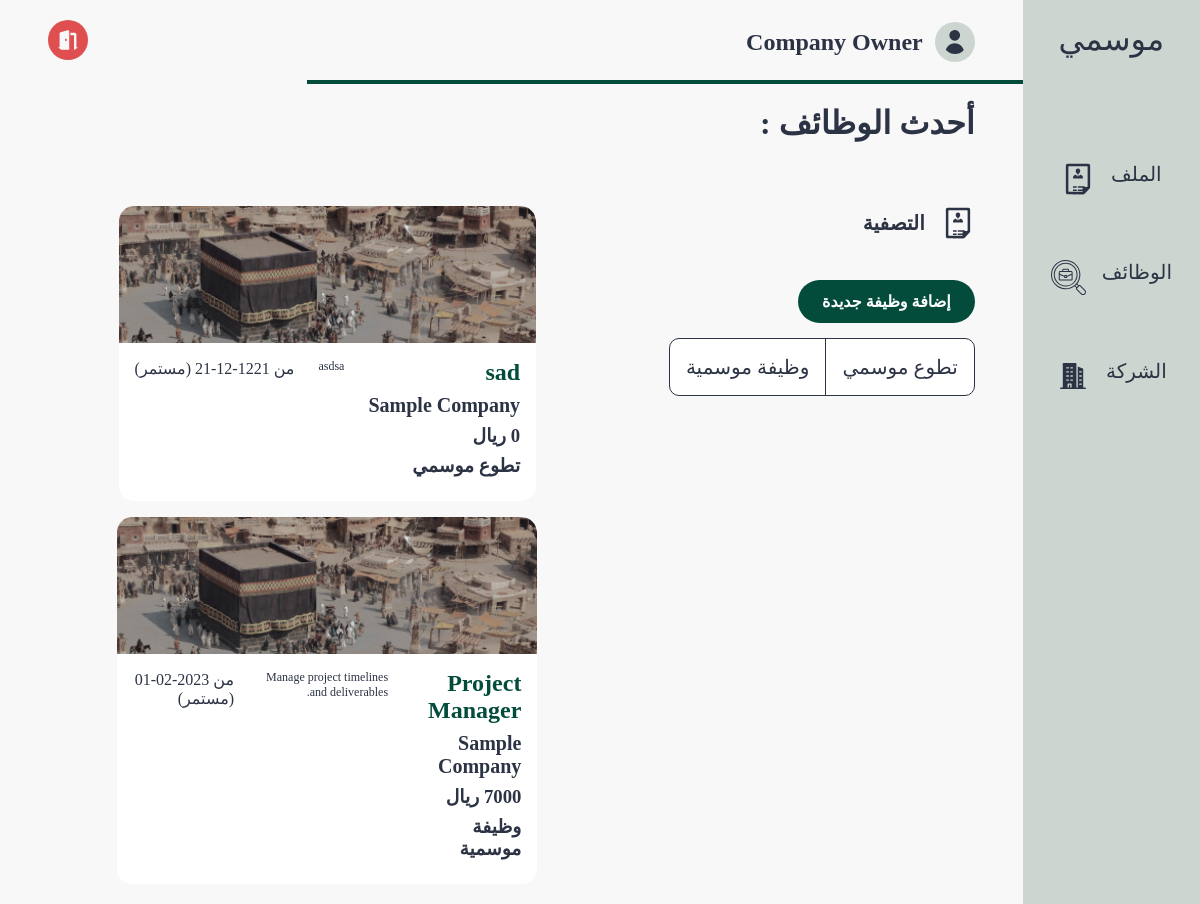
/pages/job_listing.php (signed in), run on the app's committed database.
### tables this page shows
CREATE TABLE users (
    id INTEGER PRIMARY KEY, 
    name TEXT, 
    email TEXT UNIQUE, 
    password TEXT, 
    bio TEXT,
    type BOOLEAN,
    linkedin TEXT,
    phone TEXT
);

CREATE TABLE jobs (
    job_id INTEGER PRIMARY KEY, 
    company_id INTEGER,
    name TEXT,
    description TEXT,
    salary INTEGER,
    language_id INTEGER,
    type BOOLEAN,
    start DATE,
    end DATE NULL,
    FOREIGN KEY (company_id) REFERENCES company(company_id) ON DELETE CASCADE,
    FOREIGN KEY (language_id) REFERENCES languages(language_id) ON DELETE CASCADE
);

CREATE TABLE company (
    company_id INTEGER PRIMARY KEY, 
    owner_id INTEGER,
    hr_id INTEGER,
    name TEXT,
    location TEXT,
    email TEXT,
    linkedin Text,
    phone TEXT,
    bio TEXT,
    FOREIGN KEY (owner_id) REFERENCES users(id) ON DELETE CASCADE,
    FOREIGN KEY (hr_id) REFERENCES users(id) ON DELETE CASCADE
);

### src/database/fetch.php (called while the page is built, shortened)
<?php
include('../database/data.php');
function getUserById($id)
{
    global $db;
    $stmt = $db->prepare('SELECT * FROM users WHERE id = :id');
    $stmt->bindValue(':id', $id, SQLITE3_INTEGER);
    $result = $stmt->execute();
    $user = $result->fetchArray(SQLITE3_ASSOC);
    return $user;
}
function getCompanyById($id)
{
    global $db;
    $stmt = $db->prepare('SELECT * FROM company WHERE company_id = :id');
    $stmt->bindValue(':id', $id, SQLITE3_INTEGER);
    $result = $stmt->execute();
    $company = $result->fetchArray(SQLITE3_ASSOC);
    return $company;
}
function fetchAllJobs()
{
    global $db;
    $result = $db->query('SELECT * FROM jobs ORDER BY 1 DESC');
    $jobs = [];
    while ($row = $result->fetchArray(SQLITE3_ASSOC)) {
        $jobs[] = $row;
    }
    return $jobs;
}

### src/components/page.php (called while the page is built, shortened)
<?php
include ('../database/fetch.php');
if (isset($_SESSION["user"]) && isset($_SESSION["user"]["id"])) {
    if (!getUserById($_SESSION["user"]["id"])) {
        unset($_SESSION["user"]);
    }
}
?>

### src/pages/job_listing.php (the view, shortened to what this page needs)
<?php
include('../components/page.php');
if (isset($_GET['type'])) {
    $jobs = fetchAllJobsByType($_GET['type']);
} else {
    $jobs = fetchAllJobs();
}
$jobs = array_filter($jobs, function($job) {
    return empty($job["end"]) || $job["end"] >= date("Y-m-d");
});
?>
<!DOCTYPE html>
<html lang="ar" dir="rtl">
<head>
  <link rel="stylesheet" href="../styles/job_listing.css">
</head>
<body>
  <section class="page-structure">
    <?php include "../components/NavBar.php" ?>
    <section class="page-content">
      <header>
        <div class="username">
          <a href="./profile.php">
            <img class="nav-icon" src="../images/profile.svg" alt="شعار المستخدم">
            <h2><?php echo $user["name"] ?></h2>
          </a>
        </div>
        <div class="options">
          <a href="./logout.php">
            <img class="nav-icon" style="--color: #DF4F4F" src="../images/logout.svg" alt="شعار تسجيل">
          </a>
        </div>
      </header>
      <?php
      $user_type = ($_SESSION['user']['type'] == 1) ? 'company' : 'individual';
      ?>
      <main>
        <h1 class="heading-title">أحدث الوظائف : </h1>
        <div class="content">
          <div class="filter-section">
            <h3>
              <img src="../images/cv.svg" alt="شعار تصفية">
              التصفية
            </h3>
            <?php if (strtolower($user_type) === 'company'): ?>
              <div class="add-job-container">
                <a href="add_job.php" class="add-job-btn">إضافة وظيفة جديدة</a>
              </div>
            <?php endif; ?>
            <div class="filter-choices">
              <a href="?type=1">تطوع موسمي</a>
              <a href="?type=0">وظيفة موسمية</a>
            </div>
          </div>
          <div class="jobs-section">
            <?php foreach ($jobs as $job): ?>
              <div class="job">
                <img src="../images/sampleJob.png" alt="job image">
                <div class="content">
                  <div class="titles">
                    <h2 class="job-title"><?php echo htmlspecialchars($job["name"]); ?></h2>
                    <h3 class="company-title"><?php echo htmlspecialchars(getCompanyById($job["company_id"])["name"]); ?></h3>
                    <h3 class="salary"><?= htmlspecialchars($job["salary"]); ?> ريال</h3>
                    <h3 class="job-type">
                      <?php echo ($job["type"] == 0) ? "وظيفة موسمية" : "تطوع موسمي"; ?>
                    </h3>
                  </div>
                  <p class="description"><?php echo htmlspecialchars($job["description"]); ?></p>
                  <p class="dates">
                    <?php echo "من " . htmlspecialchars($job["start"]); ?>
                    <?php echo ($job["end"] ? " إلى " . htmlspecialchars($job["end"]) : " (مستمر)"); ?>
                  </p>
                </div>
              </div>
            <?php endforeach ?>
          </div>
        </div>
      </main>
    </section>
  </section>
</body>
</html>

### src/styles/job_listing.css (style rules this page uses)
* { color: var(--black-color); }
body { background-color: var(--white-color); }
.nav-icon { --color: var(--white-alt-color); background-color: var(--color); width: 40px; height: 40px; border-radius: 50%; padding: 0.5rem; }
section.page-content { width: 100%; }
header { position: relative; display: flex; align-items: center; justify-content: space-between; min-height: 75px; padding: 1.25rem 3rem; }
header::after { content: ""; position: absolute; right: 0; bottom: 0; width: 70%; height: 4px; background-color: var(--main-color); }
.username a { display: flex; align-items: center; gap: 0.75rem; font-size: 1rem; }
.options { display: flex; align-items: center; gap: 1rem; }
main { padding: 1.25rem 2rem; }
main .filter-section { margin-bottom: 3rem; }
@media (min-width: 992px) { main > .content { display: flex; gap: 3rem; } }
main .heading-title { font-size: 2rem; margin-bottom: 4rem; }
@media (min-width: 992px) { main { padding: 1.25rem 3rem; } }
@media (min-width: 992px) { main .filter-section { flex-basis: 320px; margin-bottom: 0; } }
main .filter-section h3 { display: flex; align-items: center; gap: 1rem; font-size: 1.25rem; margin-bottom: 2.5rem; }
main .filter-choices { width: fit-content; display: flex; justify-content: center; align-items: center; border: 1px solid var(--black-color); border-radius: 10px; background-color: white; font-size: 1.25rem; margin-bottom: 1.25rem; }
main .filter-choices > *:not(:last-child) { border-left: 1px solid var(--black-color); }
main .filter-choices > * { padding-inline: 1rem; padding-block: 1rem; }
.jobs-section { display: grid; flex: 1; gap: 1rem; grid-template-columns: repeat(auto-fill, minmax(250px, 1fr)); justify-items: center; overflow-y: scroll; max-height: 80vh; }
@media (min-width: 992px) { .jobs-section { grid-template-columns: repeat(auto-fill, minmax(350px, 1fr)); } }
.jobs-section .job { display: flex; flex-direction: column; max-width: 350px; background-color: white; border-radius: 15px; }
@media (min-width: 992px) { .jobs-section .job { max-width: 420px; } }
.jobs-section .job img { width: 100%; border-start-start-radius: 15px; }
.jobs-section .content { flex: 1; padding: 1rem; }
@media (min-width: 992px) { .jobs-section .content { display: flex; gap: 1.5rem; } }
.jobs-section .titles > * { margin-bottom: 0.5rem; }
.jobs-section .job-title { color: var(--main-color); font-size: 1.5rem; }
.jobs-section .company-title { font-size: 1.25rem; }
.job .description { font-size: 0.75rem; max-width: 180px; }

### src/styles/globals.css (style rules this page uses)
*, *::before, *::after { box-sizing: border-box; margin: 0; padding: 0; list-style: none; text-decoration: none; }
:root { --main-color: #034c3c; --secondary-color: #d2b48c; --white-color: #f8f8f8; --black-color: #2b3344; --white-alt-color: #cdd5d1; }
a { display: block; color: var(--black-color); }
.page-structure { display: flex; min-height: 100vh; }

### src/pages/job_listing.php (style rules this page uses)
.add-job-container { text-align: right; margin-bottom: 15px; }
.add-job-btn { display: inline-block; padding: 12px 24px; background-color: #034C3C; color: white; text-decoration: none; border-radius: 25px; font-weight: bold; font-size: 16px; transition: background 0.3s ease-in-out; }

### data on the page
users: name "Company Owner"
jobs: name "sad", company.name "Sample Company", type "تطوع موسمي", description "asdsa", start "1221-12-21", shows "(مستمر)"
jobs: name "Project Manager", company.name "Sample Company", type "وظيفة موسمية", description "Manage project timelines and deliverables.", start "2023-02-01", shows "(مستمر)"

### other printed values
$nav['title'] "الملف"
$nav['title'] "الوظائف"
$nav['title'] "الشركة"
